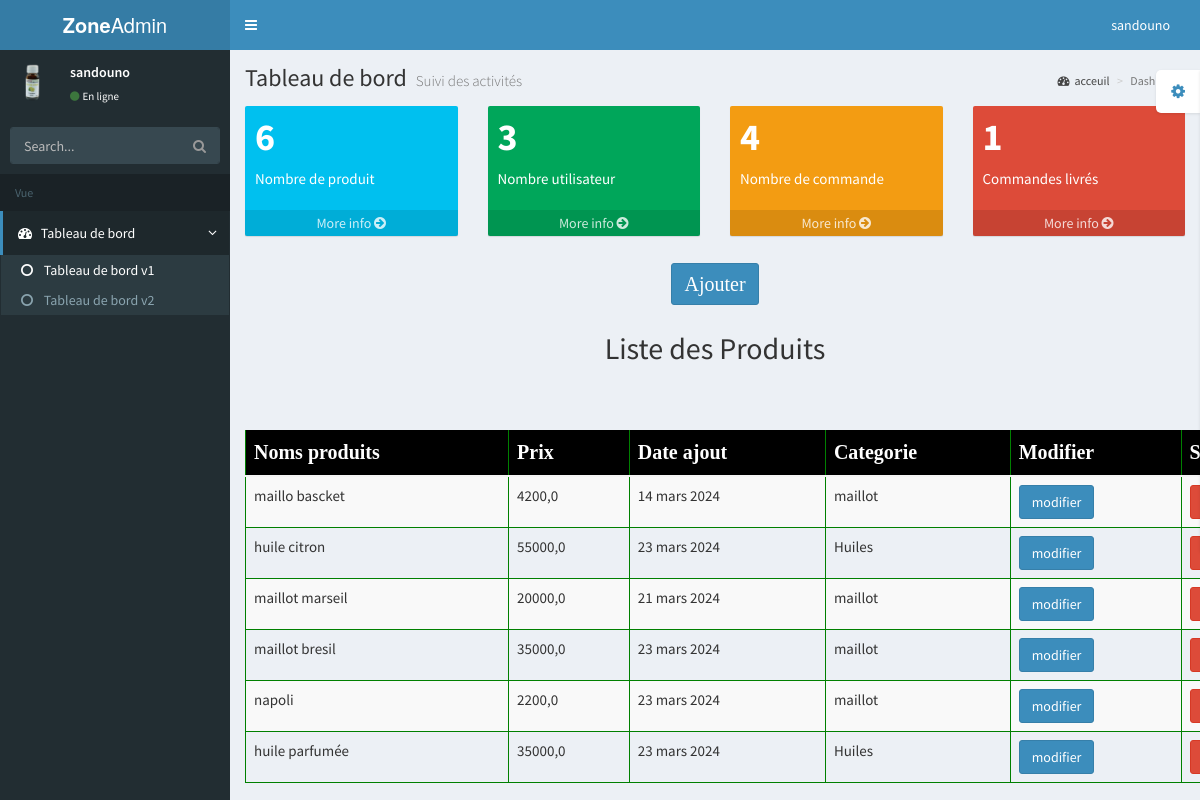
The page /app_admin/produit (signed in) on the database its author committed.
### Compte/models.py (models this page shows, shortened)
class Utilisateur(AbstractUser):
    phone = models.CharField(max_length=30)
    image = models.ImageField(upload_to='image',blank=True)
    password2 = models.CharField(max_length=30,default=1234)
    last_name = models.CharField(max_length=30)
    first_name = models.CharField(max_length=30)
    token = models.CharField(max_length=100)

### gestionproduits/models.py (models this page shows, shortened)
class Produits(models.Model):
    nom_produit=models.CharField(max_length=30)
    prix=models.FloatField(default=0.0)
    description=models.TextField()
    quantite=models.IntegerField(null=True)
    image=models.ImageField(upload_to='media/',blank=True,null=True)
    date=models.DateField(auto_now=True)
    categorie=models.ForeignKey(Categorie, on_delete=models.CASCADE)
    class META:
        ordoring=['-date']

class Categorie(models.Model):
    nom_categorie=models.CharField(max_length=30)
    def __str__(self):
        return self.nom_categorie

### app_admin/views.py (the view)
def produit(request):
    donnee = Produits.objects.all()
    all_categorie = Categorie.objects.all()
    message = ''
    form = Rowform()
    if request.method == 'POST':
        form = Rowform(request.POST,request.FILES or None)
        if form.is_valid():
            form.save()
            message = 'Ajout de produit effectué avec succès'
            return render(request,'app_admin/produit.html',{'message':message})
    context = {
        'donnee':donnee,
        'all_categorie':all_categorie,
        'form':form,
        'message':message
    }
    return render(request,'app_admin/produit.html',context)

### app_admin/form.py
class Rowform(forms.ModelForm):
    class Meta:
        model = Produits
        fields = ['nom_produit','image','prix','quantite','description','categorie']

### app_admin/context_processor.py (called while the page is built)
def space_admin(request):
    produit = Produits.objects.count()
    utilisateur = Utilisateur.objects.count()
    commande = Commande.objects.count()
    commande_livre = Commande.objects.filter(livré=True).count()
    visiteur = Utilisateur.objects.all()
    commandes = Commande.objects.all()
    user = request.user
    context = {
        'produit':produit,
        'utilisateur':utilisateur,
        'commande':commande,
        'commande_livre':commande_livre,
        'user':user,
         'visiteur':visiteur,
         'commandes':commandes
    }
    return context

### app_admin/templates/app_admin/produit.html (shortened to what this page needs)
{% load static %}
<!DOCTYPE html>
<html>
  <head>
    <link href="{% static 'app_admin/bootstrap/css/bootstrap.min.css' %}" rel="stylesheet" type="text/css" />
    <link href="https://maxcdn.bootstrapcdn.com/font-awesome/4.3.0/css/font-awesome.min.css" rel="stylesheet" type="text/css" />
    <link href="http://code.ionicframework.com/ionicons/2.0.0/css/ionicons.min.css" rel="stylesheet" type="text/css" />
    <link href="{% static 'app_admin/dist/css/AdminLTE.min.css' %}" rel="stylesheet" type="text/css" />
    <link href="{% static 'app_admin/dist/css/skins/_all-skins.min.css' %}" rel="stylesheet" type="text/css" />
    <link href="{% static 'app_admin/plugins/iCheck/flat/blue.css' %}" rel="stylesheet" type="text/css" />
    <link href="{% static 'app_admin/plugins/morris/morris.css' %}" rel="stylesheet" type="text/css" />
    <link rel="stylesheet" href="{% static 'Compte/assets/css/font-awesome.css' %}">
    <link href="{% static 'app_admin/plugins/jvectormap/jquery-jvectormap-1.2.2.css' %}" rel="stylesheet" type="text/css" />
    <link href="{% static 'app_admin/plugins/datepicker/datepicker3.css' %}" rel="stylesheet" type="text/css" />
    <link href="{% static 'app_admin' %}" rel="stylesheet" type="text/css" />
    <link href="{% static 'app_admin/plugins/bootstrap-wysihtml5/bootstrap3-wysihtml5.min.css' %}" rel="stylesheet" type="text/css" />
    <link rel="stylesheet" href="{% static 'app_admin/font-awesome.css' %}">
  </head>
  <body class="skin-blue">
    <div class="wrapper">
      <header class="main-header">
        <a href="index2.html" class="logo"><b>Zone</b>Admin</a>
        <nav class="navbar navbar-static-top" role="navigation">
          <a href="#" class="sidebar-toggle" data-toggle="offcanvas" role="button">
          </a>
          <div class="navbar-custom-menu">
            <ul class="nav navbar-nav">
                </ul>
              <li class="dropdown user user-menu">
                <a href="#" class="dropdown-toggle" data-toggle="dropdown">
                  <span class="hidden-xs">{{user.username}}</span>
                </a>
              </li>
          </div>
        </nav>
      </header>
      <aside class="main-sidebar">
        <section class="sidebar">
          <div class="user-panel">
            <div class="pull-left image">
              {% if user.image %}
                    <img src="{{user.image.url}}" class="img-circle" alt="User Image" />
                    {% else %}
                    <img src="{% static 'app_admin/images/prog1.png' %}" class="img-circle" alt="User Image">
                    {% endif %}
            </div>
            <div class="pull-left info">
              <p>{{user.username}}</p>
              <a href="#"><i class="fa fa-circle text-success"></i>En ligne</a>
            </div>
          </div>
          <form action="{% url 'searche' %}" method="get" class="sidebar-form">
            <div class="input-group">
              <input type="text" name="searche" class="form-control" placeholder="Search..."/>
              <span class="input-group-btn">
                <button type='submit' name='search' id='search-btn' class="btn btn-flat"><i class="fa fa-search"></i></button>
              </span>
            </div>
          </form>
          <ul class="sidebar-menu">
            <li class="header">Vue</li>
            <li class="active treeview">
              <a href="#">
                <i class="fa fa-dashboard"></i> <span>Tableau de bord</span> <i class="fa fa-angle-left pull-right"></i>
              </a>
              <ul class="treeview-menu">
                <li class="active"><a href="{% url 'space_admin' %}"><i class="fa fa-circle-o"></i> Tableau de bord v1</a></li>
                <li><a href="{% url 'produit' %}"><i class="fa fa-circle-o"></i> Tableau de bord v2</a></li>
              </ul>
            </li>
          </ul>
        </section>
      </aside>
      <div class="content-wrapper">
        <section class="content-header">
          <h1>
            Tableau de bord
            <small>Suivi des activités</small>
          </h1>
          <ol class="breadcrumb">
            <li><a href="{% url 'home' %}"><i class="fa fa-dashboard"></i>acceuil</a></li>
            <li class="active">Dashboard</li>
          </ol>
        </section>
        <section class="content">
          <div class="row">
            <div class="col-lg-3 col-xs-6">
              <div class="small-box bg-aqua">
                <div class="inner">
                  <h3>{{produit}}</h3>
                  <p>Nombre de produit</p>
                </div>
                <a href="#" class="small-box-footer">More info <i class="fa fa-arrow-circle-right"></i></a>
              </div>
            </div>
            <div class="col-lg-3 col-xs-6">
              <div class="small-box bg-green">
                <div class="inner">
                  <h3>{{utilisateur}}</sup></h3>
                  <p>Nombre utilisateur</p>
                </div>
                <a href="#" class="small-box-footer">More info <i class="fa fa-arrow-circle-right"></i></a>
              </div>
            </div>
            <div class="col-lg-3 col-xs-6">
              <div class="small-box bg-yellow">
                <div class="inner">
                  <h3>{{commande}}</h3>
                  <p>Nombre de commande</p>
                </div>
                <a href="#" class="small-box-footer">More info <i class="fa fa-arrow-circle-right"></i></a>
              </div>
            </div>
            <div class="col-lg-3 col-xs-6">
              <div class="small-box bg-red">
                <div class="inner">
                  <h3>{{commande_livre}}</h3>
                  <p>Commandes livrés</p>
                </div>
                <a href="#" class="small-box-footer">More info <i class="fa fa-arrow-circle-right"></i></a>
              </div>
            </div>
          </div>
          <center>
            <div class="btn mr-0 shadow">
              <button id="btn" style="font-family: 'Times New Roman', Times, serif; font-size: 20px;" class="btn btn-primary">Ajouter</button>
            </div>
                  <h2>Liste des Produits</h2>
                 </center>
                </section>
               <br><br>
                  <div class="row mt-5">
  <section class="col-lg-7 connectedSortable mt-5 ">
     <div class="container">
      <div class="row">
        <div class="col-md-12">
         <table class="table table-striped table-hover table-dark ">
          <thead class="thead-ligth">
            <tr>
              <th>Noms produits</th>
              <th>Prix</th>
              <th>Date ajout</th>
              <th>Categorie</th>
              <th>Modifier</th>
              <th>Supprimer</th>
            </tr>
          </thead>
          <tbody>
            {% for produit in donnee  %}
            <tr>
              <td>{{produit.nom_produit}}</td>
              <td>{{produit.prix}}</td>
              <td>{{produit.date}}</td>
              <td>{{produit.categorie.nom_categorie}}</td>
              <td><a class="btn btn-primary" href="{% url 'update' produit.id %}">modifier</a></td>
              <td><a class="btn btn-danger" href="{% url 'supprime_produit' produit.id %}">supprimer</a></td>
            </tr>
            {% endfor %}
          </tbody>
         </table>
        </div>
      </div>
    </section>
     </div>
    </div>
  </body>
</html>

### app_admin/templates/app_admin/produit.html (style rules this page uses)
thead tr th { border: 1px solid green; font-family: 'Times New Roman', Times, serif; font-size: 20px; background-color: black; color: white; }
tbody tr td { border: 1px solid green; font-size: 15px; }

### rows shown on the page
Utilisateur: username "sandouno", image (picture)
Produits: nom_produit "maillo bascket", prix "4200,0", date "14 mars 2024", categorie.nom_categorie "maillot"
Produits: nom_produit "huile citron", prix "55000,0", date "23 mars 2024", categorie.nom_categorie "Huiles"
Produits: nom_produit "maillot marseil", prix "20000,0", date "21 mars 2024", categorie.nom_categorie "maillot"
Produits: nom_produit "maillot bresil", prix "35000,0", date "23 mars 2024", categorie.nom_categorie "maillot"
Produits: nom_produit "napoli", prix "2200,0", date "23 mars 2024", categorie.nom_categorie "maillot"
Produits: nom_produit "huile parfumée", prix "35000,0", date "23 mars 2024", categorie.nom_categorie "Huiles"

### other values the page prints
{{ produit }} "6"
{{ utilisateur }} "3"
{{ commande }} "4"
{{ commande_livre }} "1"
